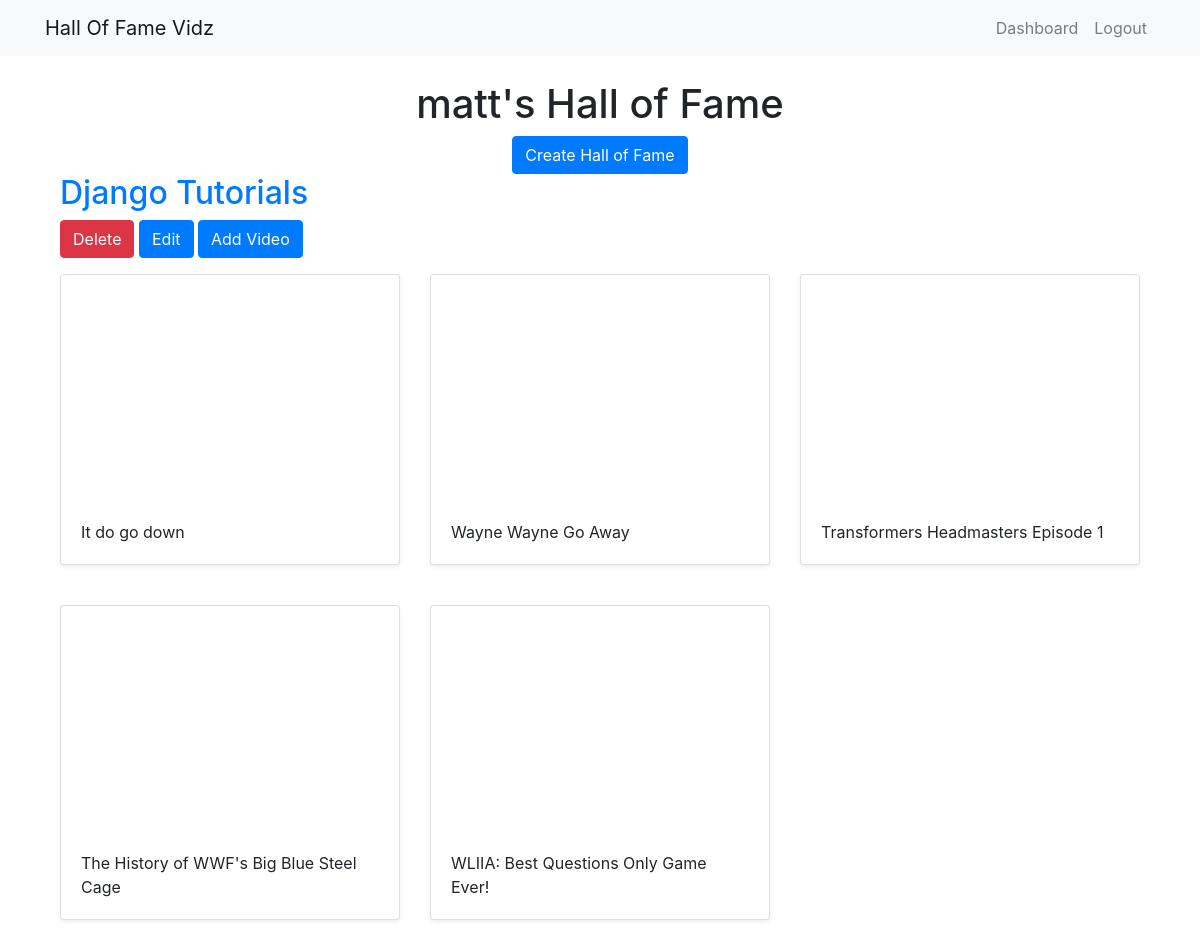
/dashboard (signed in), run on an earlier commit of the app's database.
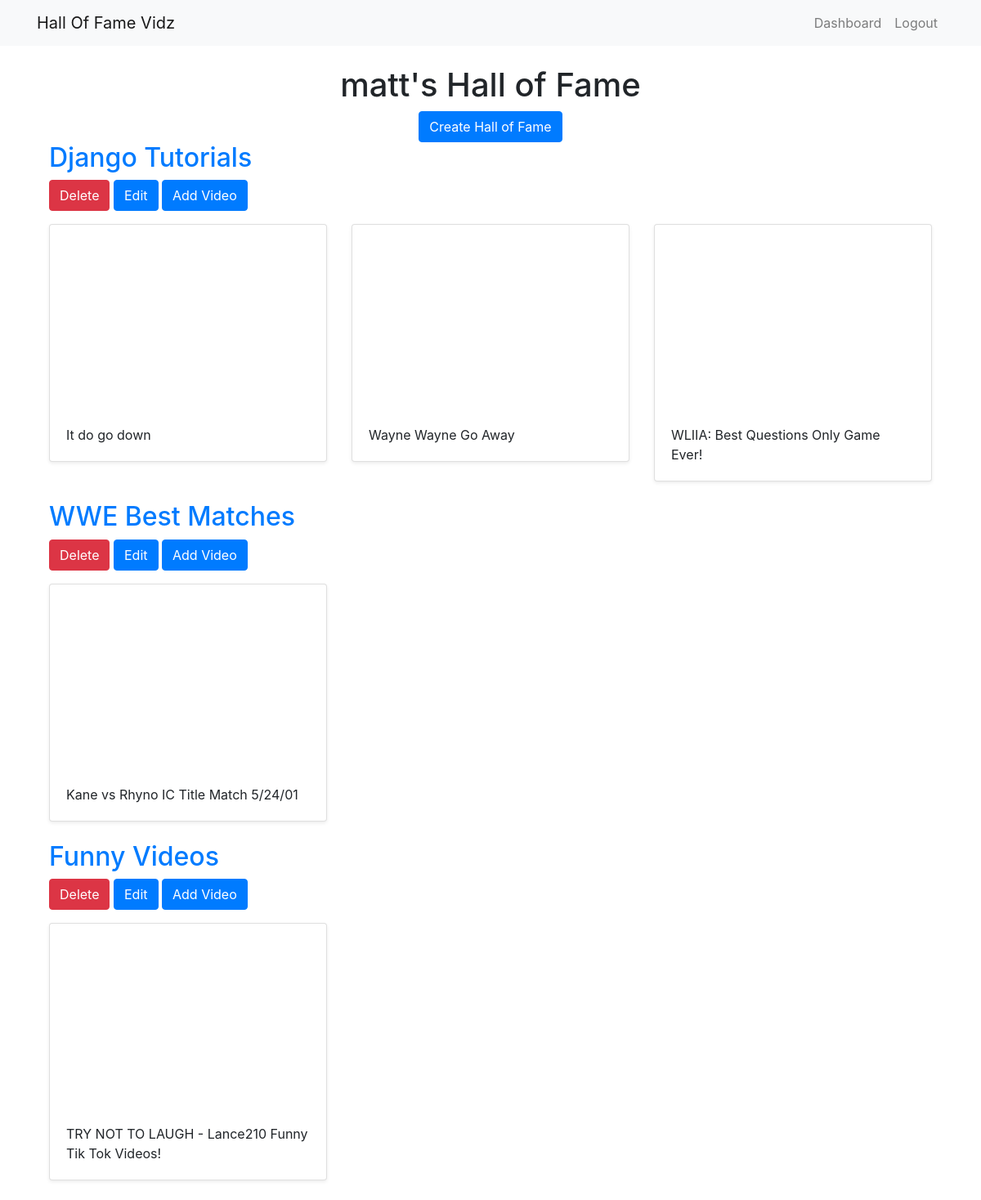
And on a later commit of the database.
### halls/models.py (models this page shows, shortened)
class Hall(models.Model):
    title = models.CharField(max_length=255)
    user = models.ForeignKey(User, on_delete=models.CASCADE)
    objects = models.Manager()

class Video(models.Model):
    title = models.CharField(max_length=255)
    url = models.URLField()
    youtube_id = models.CharField(max_length=255)
    hall = models.ForeignKey(Hall, on_delete=models.CASCADE)
    objects = models.Manager()

### halls/views.py (the view)
# urls.py: path('dashboard', views.dashboard, name='dashboard'),
def dashboard(request):
    halls = Hall.objects.filter(user=request.user)
    return render(request, 'halls/dashboard.html', {'halls': halls})

### templates/halls/dashboard.html
{% extends 'base.html' %}
{% block content %}
<div class="container">
    <div class="text-center">
        <h1>{{ user.username }}'s Hall of Fame</h1>
        <a href="{% url 'create_hall' %}" class="btn btn-primary">Create Hall of Fame</a>
    </div>
    {% for hall in halls %}
        <h2><a href="{% url 'detail_hall' hall.id %}">{{ hall.title }}</a></h2>
        <a href="{% url 'delete_hall' hall.id %}" class="btn btn-danger">Delete</a>
        <a href="{% url 'update_hall' hall.id %}" class="btn btn-primary">Edit</a>
        <a href="{% url 'add_video' hall.id %}" class="btn btn-primary">Add Video</a>
        <div class="row">
            {% for video in hall.video_set.all %}
                <div class="col-md-4 mt-3">
                    <div class="card mb-4 shadow-sm">
                        <iframe width="100%" height="225" src="https://www.youtube.com/embed/{{ video.youtube_id }}" frameborder="0" allow="accelerometer; autoplay; encrypted-media; gyroscope; picture-in-picture" allowfullscreen></iframe>
                        <div class="card-body text-left">
                            <p class="card-text"> {{ video.title }}</p>
                        </div>
                    </div>
                </div>
            {% endfor %}
        </div>
    {% endfor %}
</div>
{% endblock %}

### templates/base.html (shortened to what this page needs)
<!doctype html>
<html lang="en">
{% load static %}
<head>
  <link rel="stylesheet" href="https://stackpath.bootstrapcdn.com/bootstrap/4.2.1/css/bootstrap.min.css">
  <link href="{% static 'custom.css' %}" rel="stylesheet">
</head>
<body>
  {% include 'partials/_navbar.html' %}
  <div class="container">
    <br>
    {% block content %}
    {% endblock %}
  </div>
</body>
</html>

### templates/partials/_navbar.html (shortened to what this page needs)
<nav class="navbar navbar-expand-lg navbar-light bg-light">
    <div class="container">
        <a class="navbar-brand" href="{% url 'home' %}">Hall Of Fame Vidz</a>
        <div class="collapse navbar-collapse" id="navbarSupportedContent">
            <ul class="navbar-nav ml-auto">
                {% if user.is_authenticated %}
                    <li class="nav-item">
                        <a class="nav-link" href="{% url 'dashboard' %}">Dashboard</a>
                    </li>
                    <li class="nav-item">
                        <a class="nav-link" href="{% url 'logout' %}">Logout</a>
                    </li>
                {% endif %}
            </ul>
        </div>
    </div>
</nav>

What changed in the data, as far as the page shows it:
removed Video: title "Transformers Headmasters Episode 1", shown under Hall "Django Tutorials"
removed Video: title "The History of WWF's Big Blue Steel Cage", shown under Hall "Django Tutorials"
added Hall: title "WWE Best Matches"
added Video: title "Kane vs Rhyno IC Title Match 5/24/01", shown under "WWE Best Matches"
added Hall: title "Funny Videos"
added Video: title "TRY NOT TO LAUGH - Lance210 Funny Tik Tok Videos!", shown under "Funny Videos"
